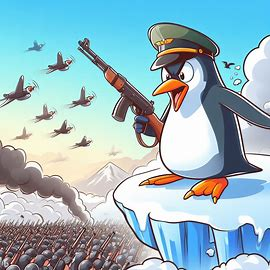
#> input picture Python/Steganography/02/image.png, 270 x 270 px; its folder holds 4 pictures in this run
$ python evenOdd.py
#> lines starting #> are read from the running program, lines starting #| are printed output that depends on the picture; after the words box and inside, x2 and y2 are one past the last pixel; in counts of white or black regions, pixels touching at a corner belong together
import cv2
import numpy as np

def encode(image_path, message_path, output_path):
    # Load the images
#> called with image_path = 'image.png', message_path = 'message.png', output_path = 'iHC438uwRv.png'
    image = cv2.imread(image_path)
#> image is the input picture: shape (270, 270, 3); mean B, G, R 193.3, 184.8, 153.8
    message = cv2.imread(message_path, cv2.IMREAD_GRAYSCALE)
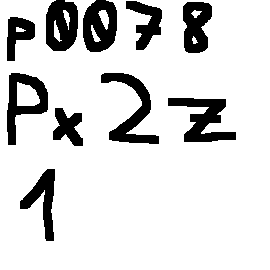
#> input picture Python/Steganography/02/message.png, 270 x 270 px
#> message: shape (270, 270); 84.8% white; 10 black regions, largest, box (x1, y1, x2, y2) and area: (101, 73, 159, 144) 1434, (168, 98, 236, 142) 1433, (83, 0, 117, 52) 1298

    # Ensure the images are the same size
    image = cv2.resize(image, (message.shape[1], message.shape[0]))

    # Make red channel even where message is white
    image[(message == 255) & (image[..., 2] % 2 != 0), 2] += 1
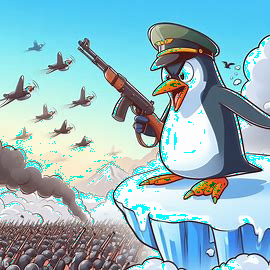
#> image: shape (270, 270, 3); mean B, G, R 193.3, 184.8, 146.3

    # Make red channel odd where message is black
    image[(message == 0) & (image[..., 2] % 2 == 0), 2] += 1
#> image: shape (270, 270, 3); 7.11% of pixels changed, all inside (x1, y1, x2, y2) = (7, 0, 236, 241)

    # Save the encoded image
    cv2.imwrite(output_path, image)

def decode(encoded_path, output_path):
    # Load the encoded image
    encoded = cv2.imread(encoded_path)

    # Create an empty array for the decoded message
    decoded = np.zeros((encoded.shape[0], encoded.shape[1]), dtype=np.uint8)

    # Set white where red channel is even
    decoded[encoded[..., 2] % 2 == 0] = 255

    # Save the decoded image
    cv2.imwrite(output_path, decoded)

# Example usage:
name = 'iHC438uwRv'
next = 'pOO78Px2z1'

text = "" + next

encode('image.png', 'message.png', f'{name}.png')
decode(f'{name}.png', 'decoded.png')
